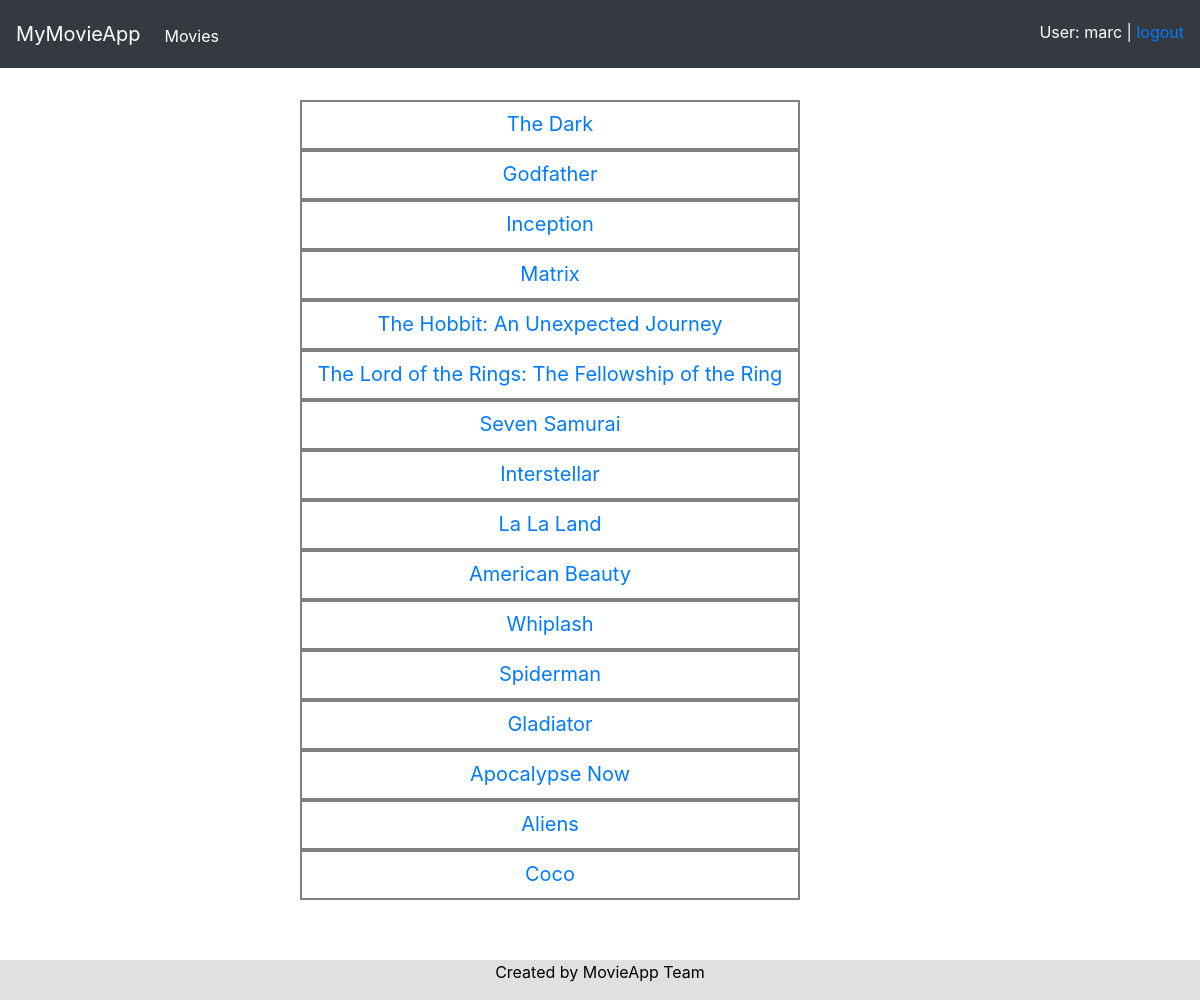
Screenshot of / (signed in) with the database file from the repository.
### myMovieApp/models.py (models this page shows, shortened)
class Movie(models.Model):
    name = models.CharField(max_length=50)
    release = models.IntegerField()
    genre = models.CharField(max_length=50)
    description = models.CharField(max_length=1000)
    cast = models.CharField(max_length=1000)
    trailer = models.CharField(max_length=500)
    director = models.CharField(max_length=200)
    country = models.CharField(max_length=100)
    duration = models.CharField(max_length=50)

### myMovieApp/templates/myMovieApp/movie_list.html
{% extends "myMovieApp/base.html" %}
{% block content %}
  <ul style="margin-bottom: 100px; margin-left: -140px">
      {% for movie in movies_list %}
          <li style="border:2px solid grey; width: 500px; height: 50px; list-style-type:none;">
            <div style="margin-top: 7px; font-size: 20px">
            <a href="{% url 'movie_detail' movie.id %}">{{ movie.name }}</a>
            </div>
          </li>
      {% empty %}<li>Sorry, no movies registered yet.</li>
      {% endfor %}
  </ul>
{% endblock %}

### myMovieApp/templates/myMovieApp/base.html (shortened to what this page needs)
{% load staticfiles %}
<!DOCTYPE html>
<html lang="en">
<head>
    <link rel="stylesheet" href="https://maxcdn.bootstrapcdn.com/bootstrap/4.0.0/css/bootstrap.min.css"
>
    <link rel="stylesheet" href="http://code.jquery.com/ui/1.12.1/themes/base/jquery-ui.css">
    <link rel="stylesheet" href="/static/style/base.css" />
</head>
<body>
<div id="sidebar">
  <nav class="navbar navbar-expand-md navbar-dark fixed-top bg-dark">
<a class="navbar-brand" href="#">MyMovieApp</a>
<div class="collapse navbar-collapse" id="navbarsExampleDefault">
  <ul class="navbar-nav mr-auto">
    <li class="nav-item active">
      <a style="margin-top: 3px" class="nav-link" href="/home/">Movies <span class="sr-only">(current)</span></a>
    </li>
  </ul>
  <ul class="navbar-nav">
    {% block header %}
            {% if user.is_authenticated %}
                <p style="color:white; margin-top: 12px";  >User: {{ user.username }} | <a href="{% url 'loggedout' %}?next={{request.path}}">logout</a></p>
            {% else %}
                <p style="color:white; margin-top: 25px";><a href="{% url 'login' %}?next={{request.path}}">login</a></p>
            {% endif %}
        {% endblock %}
  </ul>
</div>
</nav>
</div>
<div id="content" style="margin-top: 100px;" align="center">
    {% block content %}{% endblock %}
</div>
<div class="footer">
  <p>Created by MovieApp Team</p>
</div>
</body>
</html>

### myMovieApp/templates/myMovieApp/base.html (style rules this page uses)
.footer { position: fixed; left: 0; bottom: 0; width: 100%; background-color: #E0E0E0; color: black; text-align: center; }

### rows the page displays
Movie: name "The Dark"
Movie: name "Godfather"
Movie: name "Inception"
Movie: name "Matrix"
Movie: name "The Hobbit: An Unexpected Journey"
Movie: name "The Lord of the Rings: The Fellowship of the Ring"
Movie: name "Seven Samurai"
Movie: name "Interstellar"
Movie: name "La La Land"
Movie: name "American Beauty"
Movie: name "Whiplash"
Movie: name "Spiderman"
Movie: name "Gladiator"
Movie: name "Apocalypse Now"
Movie: name "Aliens"
Movie: name "Coco"

### other values shown
{{ user.username }} "marc"
